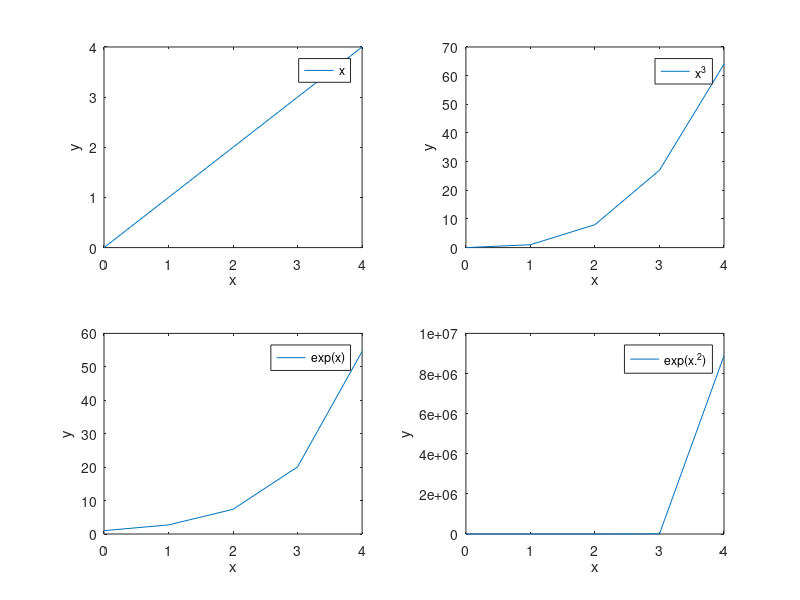

This figure's MATLAB source:
%bai 1
clc
clear all
close all

x=0:4;
y=x;
subplot(2,2,1)
plot(x,y)
xlabel('x')
ylabel('y')
legend('x')

subplot(2,2,2)
y=x.^3;
plot(x,y)
xlabel('x')
ylabel('y')
legend('x^3')

subplot(2,2,3)
y=exp(x);
plot(x,y);
xlabel('x')
ylabel('y')
legend('exp(x)')


subplot(2,2,4)
y=exp(x.^2);
plot(x,y)
xlabel('x')
ylabel('y')
legend('exp(x.^2)')